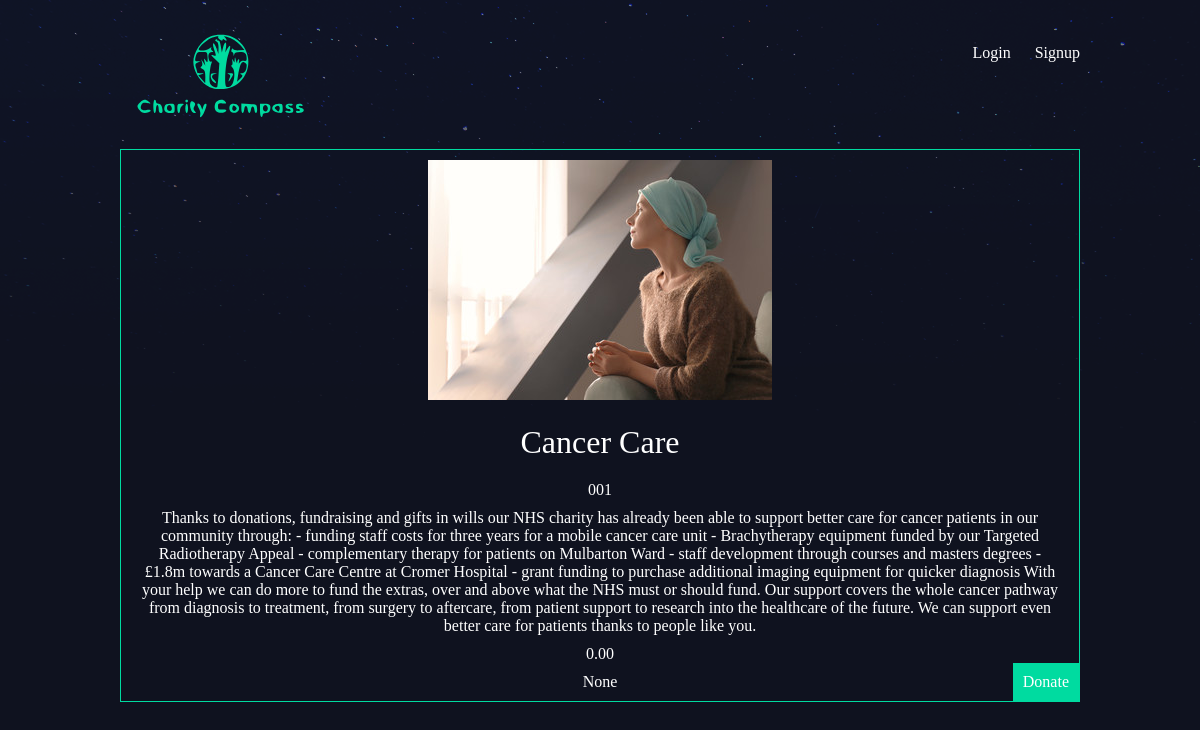
/campagne/cancer/, run on the app's committed database.
### campagne/models.py (models this page shows, shortened)
class Campagne(models.Model):
    charity_number = models.CharField(max_length=50)
    slug = models.SlugField()
    nom = models.CharField(max_length=100)
    histoire = models.TextField()
    montant = models.DecimalField(max_digits=6, decimal_places=2, default=0.0)
    supporteurs = models.IntegerField(max_length=100, null = True)
    thumbnail = models.ImageField(default='default.png', blank=True)
    fundraiser = models.ForeignKey(User, on_delete=models.CASCADE, default=None)

### campagne/views.py (the view)
# urls.py: re_path(r'^(?P<slug>[\w-]+)/$', views.campagne_detail, name="detail"),
def campagne_detail(request, slug):
    campagne = Campagne.objects.get(slug=slug)
    return render(request, 'campagne/campagne_detail.html', { 'campagne': campagne })

### campagne/templates/campagne/campagne_detail.html
{% extends 'base.html'%}
{% block content %}
<div class="campagne-detail">
    <div class="campagne">
        <img src="{{ campagne.thumbnail.url}}">
        <h2>{{ campagne.nom }}</h2>
        <p>{{ campagne.charity_number }}</p>
        <p>{{ campagne.histoire }}</p>
        <p>{{ campagne.montant }}</p>
        <p>{{ campagne.supporteurs }}</p>
        <form method="POST">
            <button type="submit" class="donate"><a href="https://buy.stripe.com/test_14k5nv89M03xamAcMM">Donate</a></button>
        </form>
    </div>
</div>
{% endblock %}

### assets/styles.css (style rules this page uses)
body { background-color: #0f121f; background-image: url(stars.png); background-repeat: repeat-x; color: #fff; }
body * { font-family: Ubuntu; }
h1, h2, h3, h4, h5 { font-weight: normal; margin: 0; }
a, a:hover, a:visited { color: #fff; text-decoration: none; }
button { background: none; color: #fff; cursor: pointer; border: 0; font-size: 16px; }
.campagne { padding: 10px; border: 1px solid #00dba0; position: relative; padding-bottom: 40px; text-align: center; }
.campagne h2 { font-size: 1.2em; }
.campagne .donate, .campagne .fundraiser { padding: 10px; background: #00dba0; position: absolute; right: 0; bottom: 0; margin-bottom: 0; color: #0f121f; }
.campagne-detail .campagne { padding: 0; }
.campagne-detail .campagne img { margin-top: 10px; max-width: 100%; }
.campagne-detail .campagne h2 { text-align: center; margin: 20px auto; font-size: 2em }
.campagne-detail .campagne p { text-align: center; }
.campagne-detail .campagne p { margin: 10px 20px }

### data on the page
Campagne: thumbnail (picture), nom "Cancer Care", charity_number "001", histoire "Thanks to donations, fundraising and gifts in wills our NHS charity has already been able to support better care for cancer patients in our community through: - funding staff costs for three years for a mobile cancer care unit - Brachytherapy equipment funded by our Targeted Radiotherapy Appeal - complementary therapy for patients on Mulbarton Ward - staff development through courses and masters degrees - £1.8m towards a Cancer Care Centre at Cromer Hospital - grant funding to purchase additional imaging equipment for quicker diagnosis With your help we can do more to fund the extras, over and above what the NHS must or should fund. Our support covers the whole cancer pathway from diagnosis…", montant "0.00", supporteurs "None"
